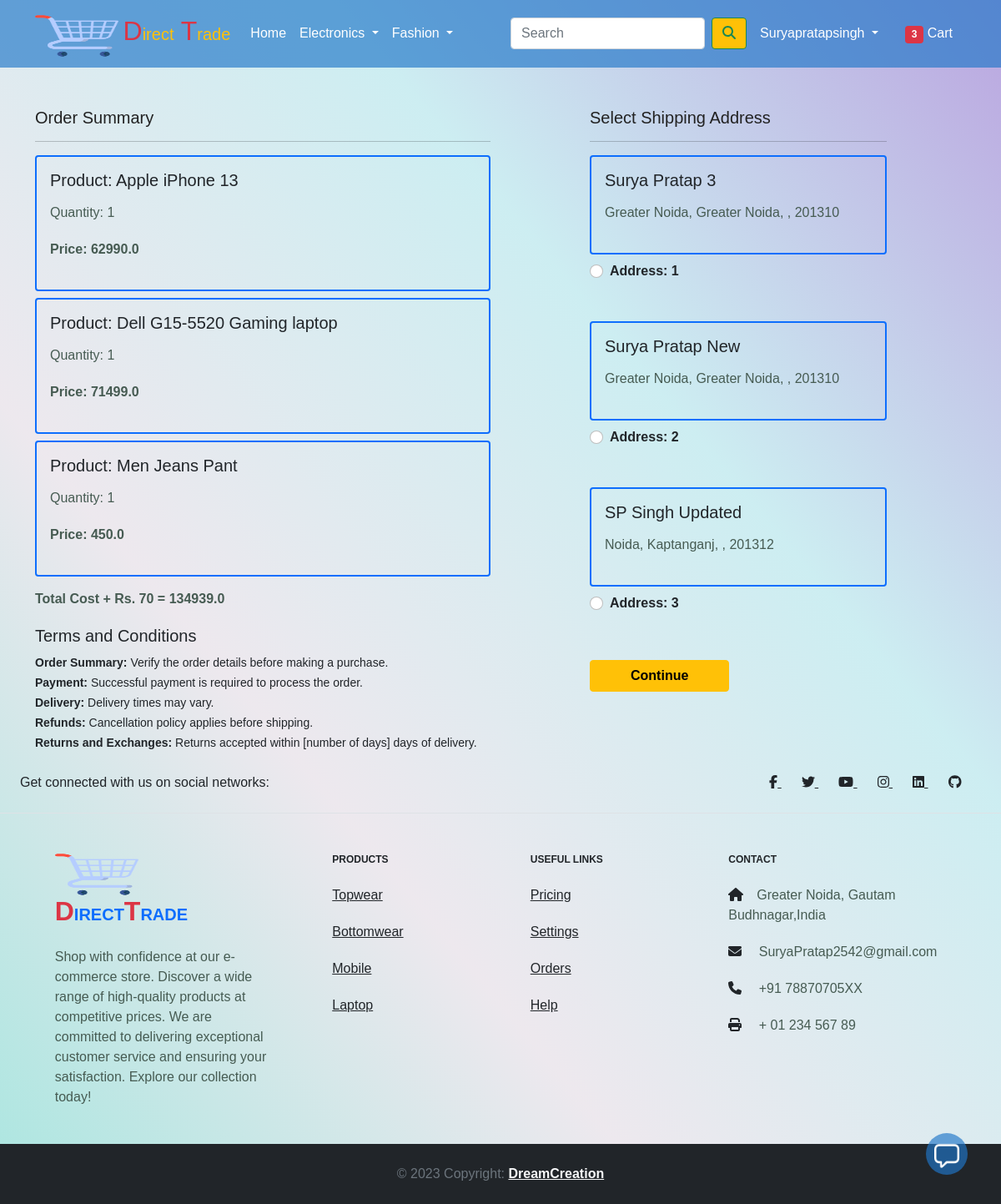
/checkout/ (signed in), run on an earlier commit of the app's database.
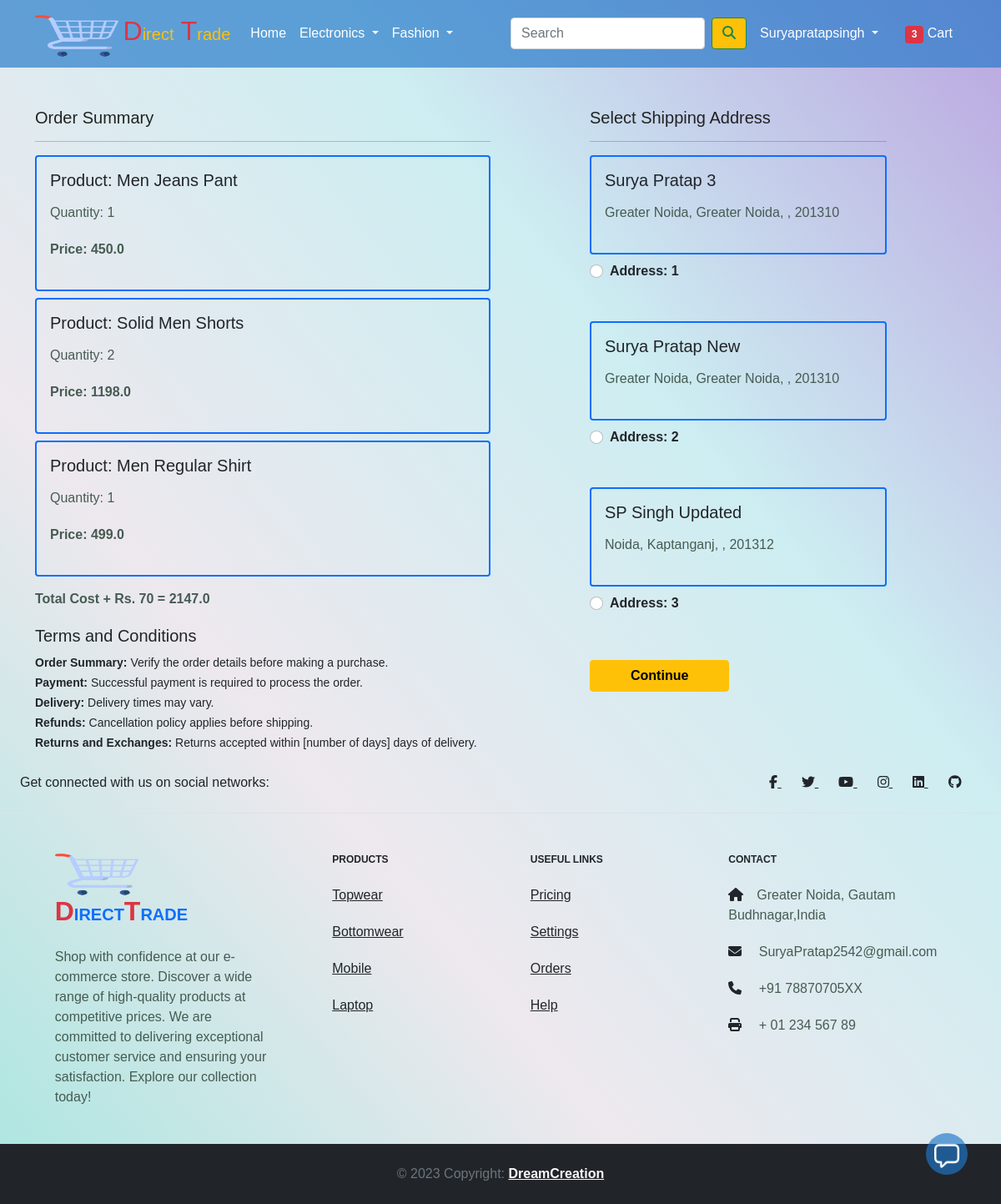
And on a later commit of the database.
### app/models.py (models this page shows, shortened)
class Cart(models.Model):
    user=models.ForeignKey(User,on_delete=models.CASCADE)
    product=models.ForeignKey(Product,on_delete=models.CASCADE)
    quantity=models.PositiveIntegerField(default=1)
    @property
    def total_cost(self):
        return self.quantity * self.product.discounted_price

class Product(models.Model):
    title=models.CharField(max_length=100)
    selling_price=models.FloatField()
    discounted_price=models.FloatField()
    description=models.TextField()
    brand=models.CharField(max_length=100)
    category=models.CharField(choices=CATEGORY_CHOICES,max_length=2)
    product_image=models.ImageField(upload_to='productimg')

class Customer(models.Model):
    user=models.ForeignKey(User,on_delete=models.CASCADE)
    name=models.CharField(max_length=200)
    locality=models.CharField(max_length=200)
    city=models.CharField(max_length=50)
    zipcode=models.IntegerField()
    state=models.CharField(choices=STATE_CHOICES,max_length=50)

### app/views.py (the view)
# urls.py: path('checkout/', views.checkout, name='checkout'),
@login_required
def checkout(request):
    user = request.user
    add = Customer.objects.filter(user=user)
    cart_items = Cart.objects.filter(user=user)
    amount = 0.0
    shipping_amount = 70.0
    totalamount = 0.0
    cart_product = Cart.objects.filter(user=user)  # Use filter directly here
    for p in cart_product:
        tempamount = p.quantity * p.product.discounted_price
        amount += tempamount
    if amount > 500:
        totalamount = amount
    else:
        totalamount = amount + shipping_amount
    return render(request, 'app/checkout.html', {'add': add, 'totalamount': totalamount, 'cart_items': cart_items})

### app/context_processors.py (called while the page is built)
def cart_count(request):
    if request.user.is_authenticated:
        cart_count = Cart.objects.filter(user=request.user).count()
    else:
        cart_count = 0
    return {'cart_count': cart_count}

### app/templates/app/checkout.html (shortened to what this page needs)
{% extends 'app/base.html' %}
{% load static %}
{% block main-content %}
<div class="container">
  <div class="row mt-5">
    <div class="col-sm-6">
      <h4>Order Summary</h4>
      <hr>
      {% for item in cart_items %}
      <div class="card bg-transparent border border-primary border-2 border-rounded mb-2">
        <div class="card-body">
          <h5>Product: {{item.product.title}}</h5>
          <p>Quantity: {{item.quantity}}</p>
          <p class="fw-bold">Price: {{item.total_cost}}</p>
        </div>
      </div>
      {% endfor %}
      <p class="fw-bold">Total Cost + Rs. 70 = {{totalamount}}</p>
      <h5>
        <bold>Terms and Conditions</bold>
      </h5>
      <small>
        <strong>Order Summary:</strong> Verify the order details before making a purchase.<br>
        <strong>Payment: </strong> Successful payment is required to process the order.<br>
        <strong>Delivery: </strong> Delivery times may vary.<br>
        <strong>Refunds:</strong> Cancellation policy applies before shipping.<br>
        <strong>Returns and Exchanges:</strong> Returns accepted within [number of days] days of delivery.</small>
    </div>
    <div class="col-sm-4 offset-sm-1">
      <h4>Select Shipping Address</h4>
      <hr>
      <form action="{% url 'paymentdone' %}" method="post">
        {% if messages %}
        {% for ad in add%}
        <div class="card bg-transparent border border-danger border-2 border-rounded mb-1">
          <div class="card-body">
            <h5>{{ad.name}}</h5>
            <p>{{ad.locality}}, {{ad.city}}, {{as.state}} , {{ad.zipcode}}</p>
          </div>
        </div>
        <div class="form-check mt-2 mb-5">
          <input class="form-check-input" type="radio" name="custid" id="custadd{{forloop.counter}}" value="{{ad.id}}">
          <label class="form-check-label fw-bold" for="custadd{{forloop.counter}}">
            Address: {{forloop.counter}} </label>
        </div>
        {% endfor %}
        {% else %}
        {% for ad in add%}
        <div class="card bg-transparent border border-primary border-2 border-rounded mb-1">
          <div class="card-body">
            <h5>{{ad.name}}</h5>
            <p>{{ad.locality}}, {{ad.city}}, {{as.state}} , {{ad.zipcode}}</p>
          </div>
        </div>
        <div class="form-check mt-2 mb-5">
          <input class="form-check-input" type="radio" name="custid" id="custadd{{forloop.counter}}" value="{{ad.id}}">
          <label class="form-check-label fw-bold" for="custadd{{forloop.counter}}">
            Address: {{forloop.counter}} </label>
        </div>
        {% endfor %}
        {% endif %}
        <div class="text-start">
          <button type="submit" class="btn btn-warning mt-2 px-5 fw-bold">Continue</button>
        </div>
      </form>
    </div>
  </div>
</div>
{% endblock main-content %}

What changed in the data, as far as the page shows it:
removed Cart: product "Apple iPhone 13", quantity "1", total_cost "62990.0"
removed Cart: product "Dell G15-5520 Gaming laptop", quantity "1", total_cost "71499.0"
added Cart: product "Solid Men Shorts", quantity "2", total_cost "1198.0"
added Cart: product "Men Regular Shirt", quantity "1", total_cost "499.0"
Also different on the page:
{{ totalamount }}: "134939.0" → "2147.0"
